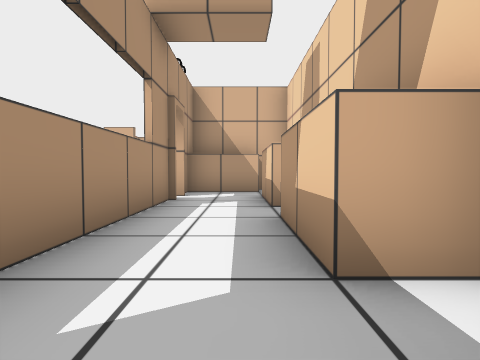
view 1 (above)

15 first-person views from a walk through a scene from a Unity 3-D project. The camera is 0.58 m above the floor, tilts 2° down and sees 80° across. The floor is counted in squares, 1 m on a side. Each view is taken from the middle of a square. On the plan, view 1 faces up. The plan holds only what a view shows up to about 9 squares ahead; the rest is blank. The place goes on beyond the plan.

view 2
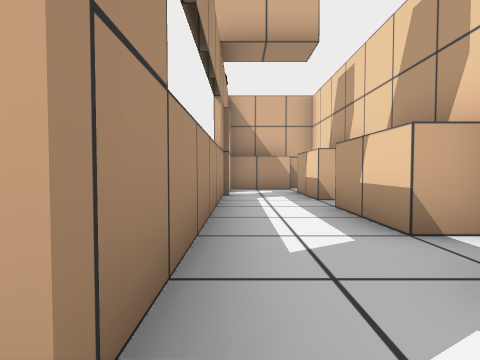

view 3
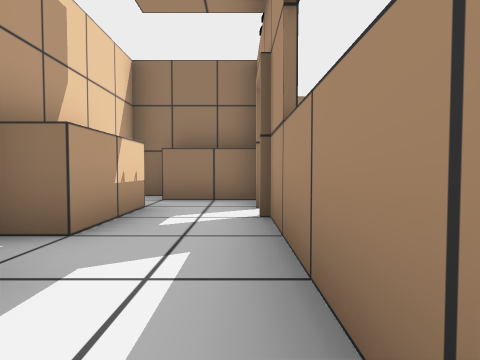

view 4
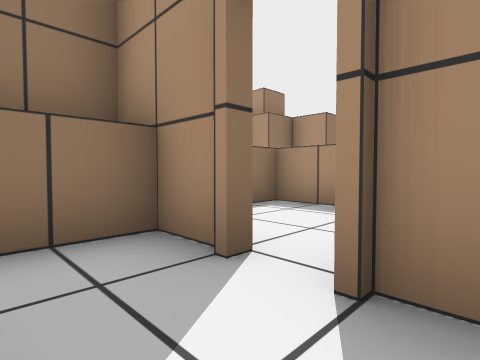

view 5
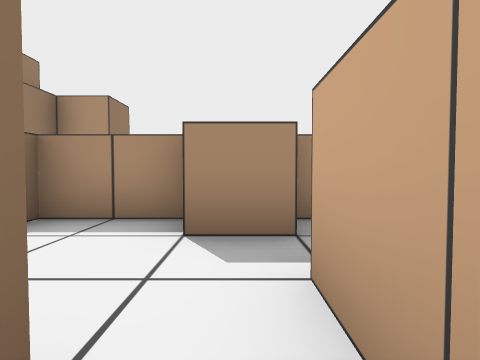

view 6
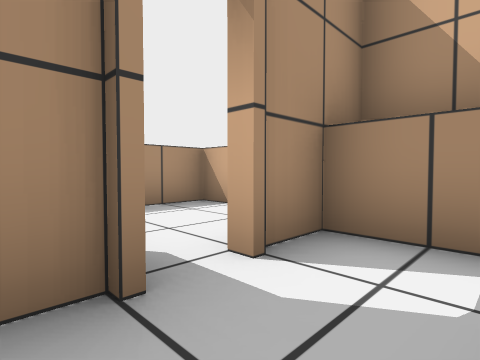

view 7
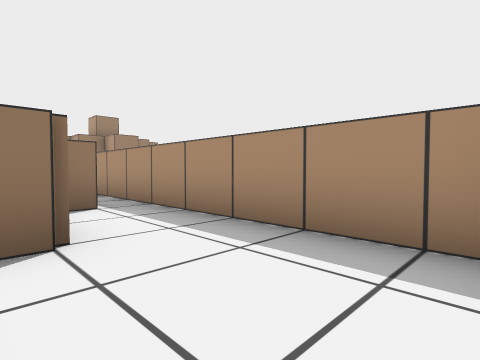

view 8
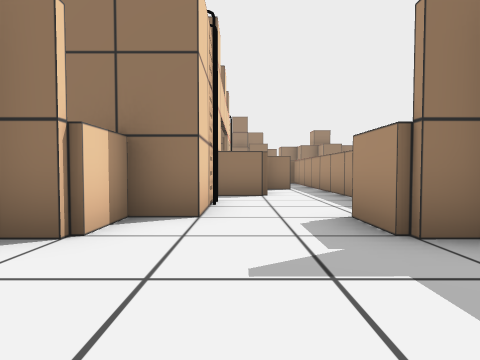

view 9
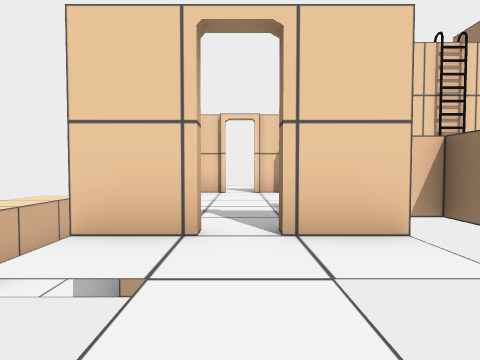

view 10
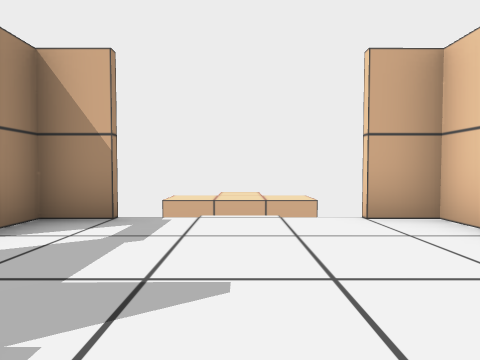

view 11
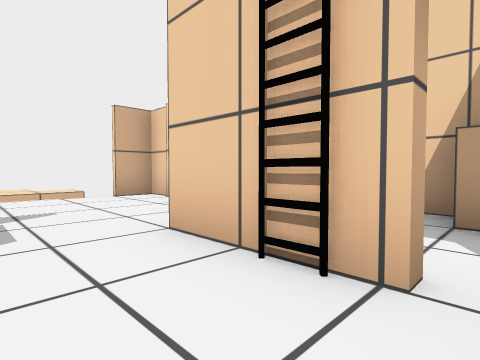

view 12
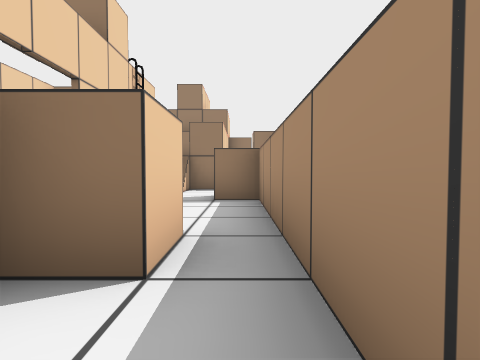

view 13
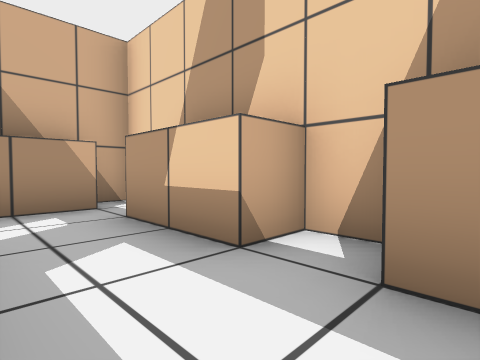

view 14
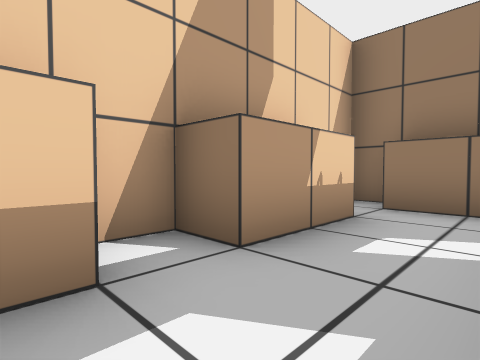

view 15
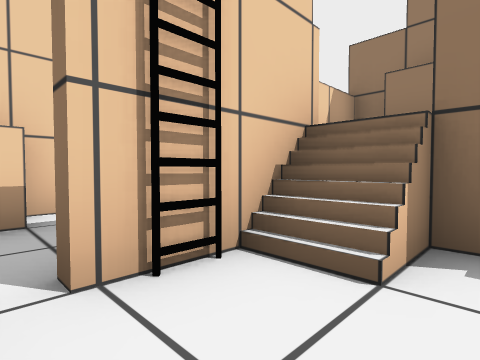

### Floor plan
Key: @ floor where view 1 was taken; # wall or solid block; . floor; ^ raised ledge; v drop or lower ground; B block; L ladder.
Columns run from 7 left of view 1 to 2 right of it. Each row starts with its distance up from view 1.
 15     BBB
 14     v
 13    #vv #
 12   .# . #
 11 . ......
 10   .#...#
  9    #...##
  8   #...BB.
  7   #..L#..#
  6   #.....B
  5   #..#..B
  4   #..#...#
  3   #.B#..B
  2   #..#..B
  1   #..#...#
  0   #..#.@B
 -1   #B....B
 -2   #..L#..#
 -3   #..^BB.
 -4   ##B   #

Where each view was taken, in squares from view 1:
view 1: 0 up, 0 right, facing up
view 2: 1 down, 1 left, facing up
view 3: 3 up, 1 left, facing down
view 4: 0 up, 0 right, facing down-left
view 5: 1 down, 1 left, facing left
view 6: 5 up, 0 right, facing up-left
view 7: 8 up, 2 left, facing down-left
view 8: 12 up, 2 left, facing down
view 9: 11 up, 7 left, facing right
view 10: 9 up, 2 left, facing up
view 11: 6 up, 3 left, facing up-right
view 12: 5 up, 4 left, facing down
view 13: 3 up, 1 left, facing up-right
view 14: 2 up, 1 left, facing down-right
view 15: 1 down, 3 left, facing down-right
